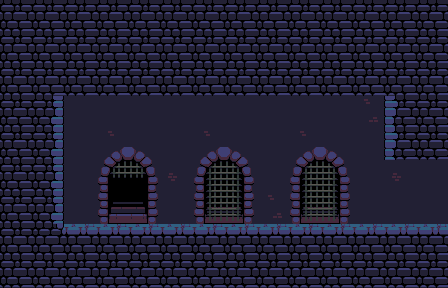

Tiled map render using the project's own tile images. Description and the map definition, with tile-layer contents summarised, below:
An orthogonal 14x9 tile map with 32x32 px tiles, 5 tile layers (Background, Foreground, Sensor, Tile Layer 4, ...), 4 tilesets and 2 objects (widow, random).

<map version="1.0" orientation="orthogonal" renderorder="right-down" width="14" height="9" tilewidth="32" tileheight="32" nextobjectid="9">
 <tileset firstgid="1" name="oppcastle-mod-tiles" tilewidth="32" tileheight="32">
  <image source="oppcastle-mod-tiles.png" width="480" height="352" />
 </tileset>
 <tileset firstgid="166" name="oppcastle-tiles_0" tilewidth="32" tileheight="32">
  <image source="oppcastle-tiles_0.png" width="416" height="352" />
 </tileset>
 <tileset firstgid="309" name="bat" tilewidth="32" tileheight="32">
  <image source="bat.png" width="171" height="103" />
 </tileset>
 <tileset firstgid="324" name="box_yellow" tilewidth="32" tileheight="32">
  <image source="box_yellow.png" width="64" height="32" />
 </tileset>
 <layer name="Background" width="14" height="9">
  <data>[126 cells, 126 non-empty, 13 distinct tile ids]</data>
 </layer>
 <layer name="Foreground" width="14" height="9">
  <data>[126 cells, 82 non-empty, 5 distinct tile ids]</data>
 </layer>
 <layer name="Sensor" width="14" height="9">
  <data>[126 cells, 2 non-empty, 1 distinct tile ids]</data>
 </layer>
 <layer name="Tile Layer 4" width="14" height="9">
  <data>[126 cells, 0 non-empty, 0 distinct tile ids]</data>
 </layer>
 <layer name="Tile Layer 5" width="14" height="9">
  <data>[126 cells, 0 non-empty, 0 distinct tile ids]</data>
 </layer>
 <objectgroup name="EnemySpawnLayer">
  <object id="1" type="widow" gid="319" x="256" y="224" />
 </objectgroup>
 <objectgroup name="ChestLayer">
  <object id="2" type="random" gid="324" x="352" y="224" />
 </objectgroup>
</map>
